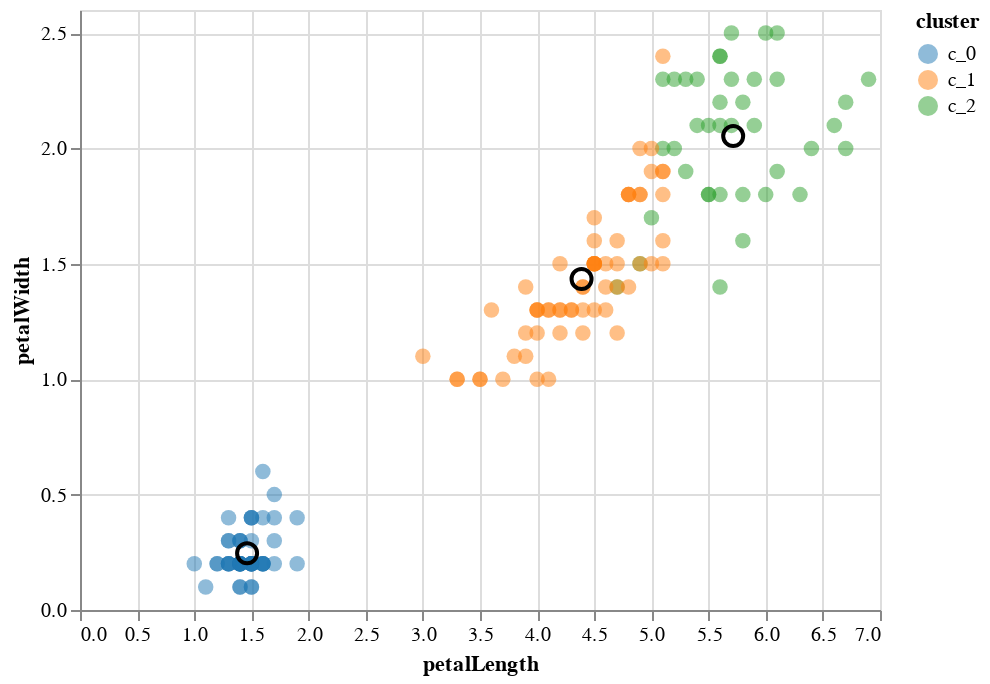

Write notebook code for a chart like this one.
### Markdown cell above
Plotting different combinations of the features reveals that the resulting clusters do not seperate the data perfectly on all features. 

Try different combinations yourself.

### Code cell
test1.plot('petalLength', 'petalWidth')

### Figure 1 — Vega-Lite specification as saved in the notebook (floating-point values rounded to 4 significant figures; data arrays with more than 128 entries replaced by an {"elided": "..."} marker saying what was removed)
{"$schema": "https://vega.github.io/schema/vega-lite/v3.4.0.json", "config": {"mark": {"tooltip": null}, "view": {"height": 300, "width": 400}}, "datasets": {"data-35579f99bba2cdf81176d515bf689112": [{"petalLength": 1.462, "petalWidth": 0.246, "sepalLength": 5.006, "sepalWidth": 3.428}, {"petalLength": 4.389, "petalWidth": 1.434, "sepalLength": 5.884, "sepalWidth": 2.741}, {"petalLength": 5.715, "petalWidth": 2.054, "sepalLength": 6.854, "sepalWidth": 3.077}], "data-620240cc6feddf1f5bcc75ea8b87dd84": {"elided": "150 records"}}, "layer": [{"data": {"name": "data-620240cc6feddf1f5bcc75ea8b87dd84"}, "encoding": {"color": {"field": "cluster", "scale": {"scheme": "category10"}, "type": "nominal"}, "x": {"field": "petalLength", "type": "quantitative"}, "y": {"field": "petalWidth", "type": "quantitative"}}, "mark": {"opacity": 0.5, "size": 60, "type": "circle"}, "selection": {"selector003": {"bind": "scales", "encodings": ["x", "y"], "type": "interval"}}}, {"data": {"name": "data-35579f99bba2cdf81176d515bf689112"}, "encoding": {"x": {"field": "petalLength", "type": "quantitative"}, "y": {"field": "petalWidth", "type": "quantitative"}}, "mark": {"color": "black", "opacity": 1, "size": 100, "type": "point"}, "selection": {"selector004": {"bind": "scales", "encodings": ["x", "y"], "type": "interval"}}}]}
